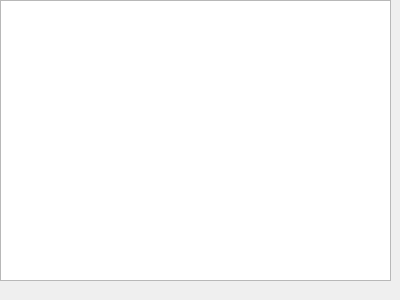
<?xml version="1.0" encoding="UTF-8"?>
<ui version="4.0">
 <class>smpDialog</class>
 <widget class="QDialog" name="smpDialog">
  <property name="geometry">
   <rect>
    <x>0</x>
    <y>0</y>
    <width>400</width>
    <height>300</height>
   </rect>
  </property>
  <property name="windowTitle">
   <string>Dialog</string>
  </property>
  <widget class="QTableView" name="tableView">
   <property name="geometry">
    <rect>
     <x>0</x>
     <y>0</y>
     <width>391</width>
     <height>281</height>
    </rect>
   </property>
  </widget>
 </widget>
 <resources/>
 <connections/>
</ui>
